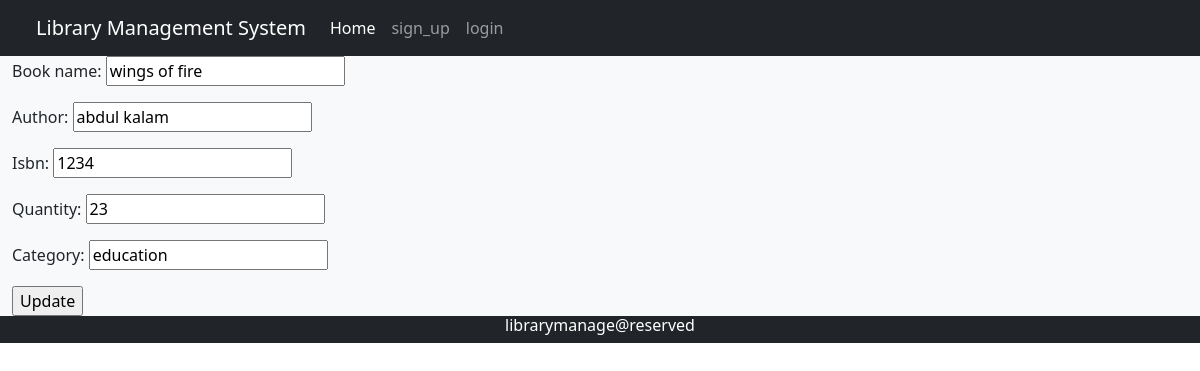
Page /8 on the committed database.
### lab/models.py (models this page shows)
class lab(models.Model):
    book_name=models.CharField(max_length=200)
    author=models.CharField(max_length=120)
    isbn=models.CharField(max_length=15)
    quantity=models.IntegerField()
    category=models.CharField(max_length=120)

### lab/views.py (the view)
# urls.py: path('<int:id>',views.update_data,name="update"),
def update_data(request,id):
    if request.method=="POST":
        bd=lab.objects.get(pk=id)
        form=insertform(request.POST,instance=bd)
        if form.is_valid():
            form.save()
    else:
        bd=lab.objects.get(pk=id)
        form=insertform(instance=bd)
    return render(request, 'update.html',{'form':form})

### lab/forms.py
class insertform(forms.ModelForm):
    class Meta:
        model = lab
        fields = ['book_name','author','isbn','quantity','category']

### lab/templates/update.html (shortened to what this page needs)
{% extends 'base.html' %}
{% block content %}
     <form action="" method="post">
         {{form.as_p}}
         <input type="submit" value="Update">
     </form>
{% endblock content%}

### rows in the picture
lab: book_name "wings of fire", author "abdul kalam", isbn "1234", quantity "23", category "education"
